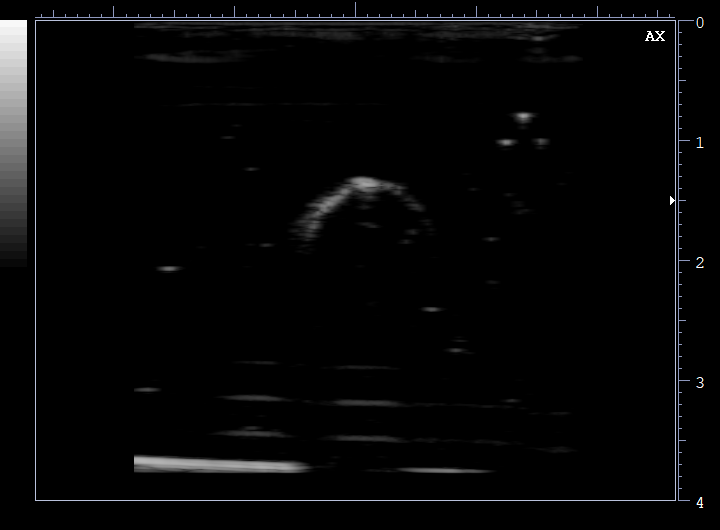
#> input picture data/conicalfrustum/0.png, 720 x 530 px; its folder holds only this picture in this run
$ python filter.py
#> lines starting #> are read from the running program, lines starting #| are printed output that depends on the picture; after the words box and inside, x2 and y2 are one past the last pixel; in counts of white or black regions, pixels touching at a corner belong together
#> further down, n is the input picture: shape (530, 720, 3); mean B, G, R 6.6, 6.2, 6.2
import numpy as np
import cv2
import matplotlib.pyplot as plt
def kmeans(original_image):
    #original_image = cv2.imread("data/conicalfrustum/image_110321_222205.png")
    crop_img = original_image[50:400, 50:650]
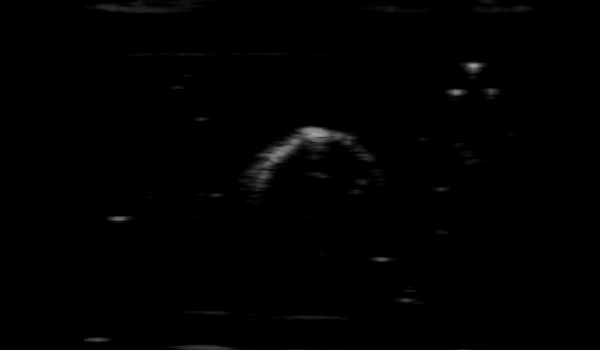
#> crop_img: shape (350, 600, 3); min 0, max 162, mean 1.3
    img=cv2.cvtColor(crop_img,cv2.COLOR_BGR2RGB)
    vectorized = img.reshape((-1,3))
    vectorized = np.float32(vectorized)
    criteria = (cv2.TERM_CRITERIA_EPS + cv2.TERM_CRITERIA_MAX_ITER, 10, 1.0)
    K = 2
    attempts=10
    ret,label,center=cv2.kmeans(vectorized,K,None,criteria,attempts,cv2.KMEANS_PP_CENTERS)
#> ret = 12010924.5; center = [[0.493, 0.493, 0.493], [69.67, 69.67, 69.67]]
    center = np.uint8(center)
#> center = [[0, 0, 0], [69, 69, 69]]
    res = center[label.flatten()]
    result_image = res.reshape((img.shape))
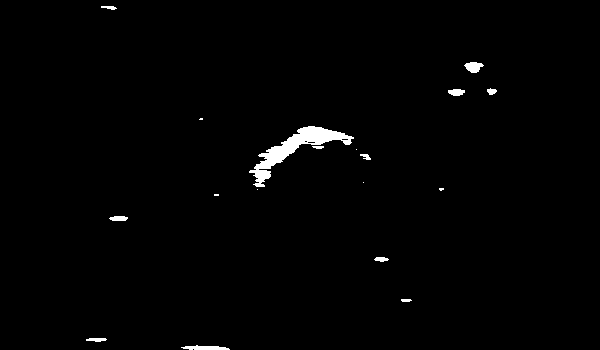
#> result_image: shape (350, 600, 3); values 0 (black) and 69 (white), 1.2% white; 18 white regions (6 under 20 px), largest, box (x1, y1, x2, y2) and area: (249, 126, 354, 187) 1602, (181, 345, 230, 350) 167, (464, 62, 484, 73) 146
    figure_size = 15
    '''plt.figure(figsize=(figure_size,figure_size))
    plt.subplot(1,2,1),plt.imshow(img)
    plt.title('Original Image'), plt.xticks([]), plt.yticks([])
    plt.subplot(1,2,2),plt.imshow(result_image)
    plt.title('Segmented Image when K = %i' % K), plt.xticks([]), plt.yticks([])
    plt.show()'''
    edges = cv2.Canny(result_image,150,200)
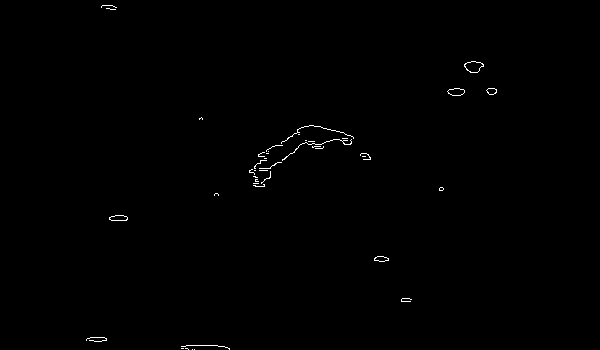
#> edges: shape (350, 600); 0.36% white in thin lines or dots, all inside (x1, y1, x2, y2) = (86, 5, 497, 350)
    '''plt.figure(figsize=(figure_size,figure_size))
    plt.subplot(1,2,1),plt.imshow(result_image)
    plt.title('Clustered Image'), plt.xticks([]), plt.yticks([])
    plt.subplot(1,2,2),plt.imshow(edges,cmap = 'gray')
    plt.title('Edge Image'), plt.xticks([]), plt.yticks([])
    plt.show()'''
    return edges

import glob
cv_img = []
i=0
for i in range(0,17):
 for img in glob.glob(f"data/conicalfrustum/{i}.png"):
    n = cv2.imread(img)
    cv_img.append(n)
    img=kmeans(n)
    cv2.imwrite(f'tester/crop{i}.png',img)
    i=i+1
